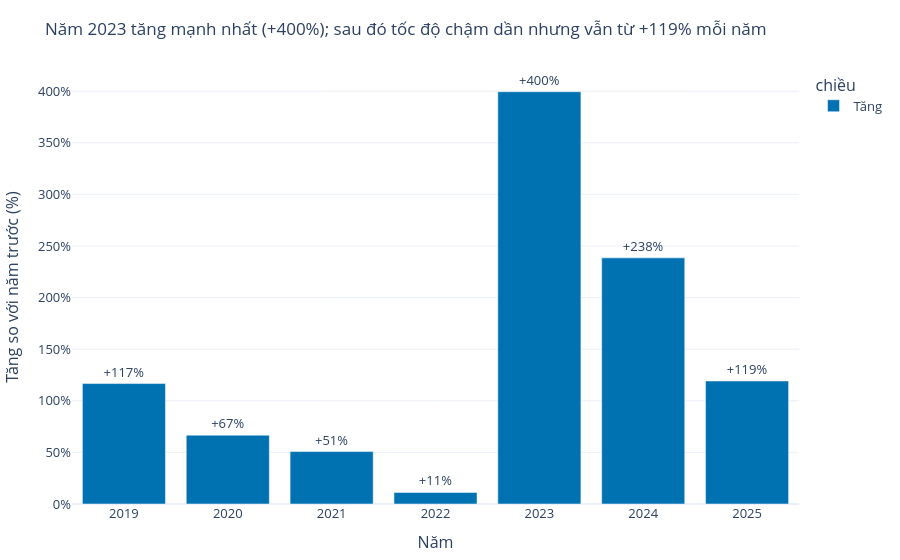

The cell this chart's notebook holds for it:
### Code cell
y4 = yr[yr.year.between(2019, 2025)].copy()
y4["chiều"] = np.where(y4["yoy_%"] >= 0, "Tăng", "Giảm")
fig4 = px.bar(y4, x="year", y="yoy_%", color="chiều", color_discrete_map={"Tăng": "#0072B2", "Giảm": "#D55E00"},
              text=y4["yoy_%"].map(lambda v: f"{v:+.0f}%"), labels={"year": "Năm", "yoy_%": "Tăng so với năm trước (%)"})
fig4.update_traces(textposition="outside", hovertemplate="%{x}: %{y:+.1f}%<extra></extra>")
fig4.update_yaxes(ticksuffix="%", rangemode="tozero")
fig4.update_xaxes(dtick=1)
top_yoy = y4.loc[y4["yoy_%"].idxmax()]
save(fig4, 4, "bien-dong",
     f"Năm {top_yoy.year:.0f} tăng mạnh nhất (+{top_yoy['yoy_%']:.0f}%); sau đó tốc độ chậm dần nhưng vẫn từ +{y4.loc[y4.year > top_yoy.year, 'yoy_%'].min():.0f}% mỗi năm",
     f"Mỗi cột là phần trăm thay đổi số bài so với năm trước. 2026 chưa đủ năm nên không đưa vào. Độ lệch chuẩn YoY 2019–2025 là {YOY_STD:.0f} điểm phần trăm: tăng trưởng rất không đều.",
     y4, "yoy")

### Figure 1 — Plotly figure (JSON) as saved in the notebook; plotly's stock layout.template omitted (floating-point values rounded to 4 significant figures)
{"data": [{"hovertemplate": "%{x}: %{y:+.1f}%<extra></extra>", "legendgroup": "Tăng", "marker": {"color": "#0072B2", "pattern": {"shape": ""}}, "name": "Tăng", "orientation": "v", "showlegend": true, "text": ["+117%", "+67%", "+51%", "+11%", "+400%", "+238%", "+119%"], "textposition": "outside", "type": "bar", "x": [2019, 2020, 2021, 2022, 2023, 2024, 2025], "xaxis": "x", "y": [116.7, 66.7, 50.8, 11.2, 399.5, 238.5, 119.2], "yaxis": "y"}], "layout": {"barmode": "relative", "font": {"size": 13}, "hoverlabel": {"font": {"size": 13}}, "legend": {"title": {"text": "chiều"}, "tracegroupgap": 0}, "margin": {"b": 50, "l": 60, "r": 30, "t": 70}, "title": {"font": {"size": 17}, "text": "Năm 2023 tăng mạnh nhất (+400%); sau đó tốc độ chậm dần nhưng vẫn từ +119% mỗi năm"}, "xaxis": {"anchor": "y", "domain": [0.0, 1.0], "dtick": 1, "title": {"text": "Năm"}}, "yaxis": {"anchor": "x", "domain": [0.0, 1.0], "rangemode": "tozero", "ticksuffix": "%", "title": {"text": "Tăng so với năm trước (%)"}}}}
